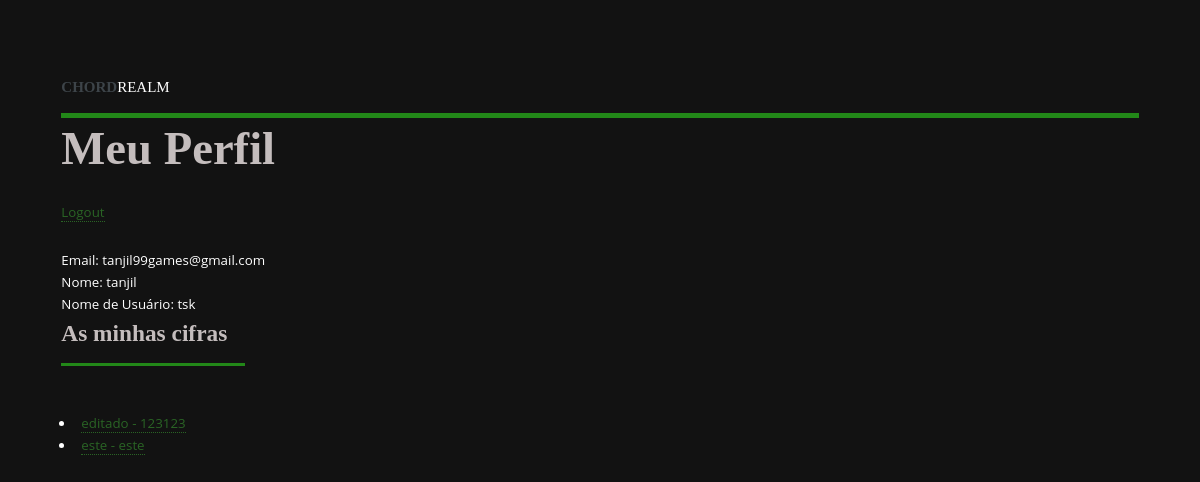
The page /PAPI/perfis.php (signed in) on the database as committed earlier.
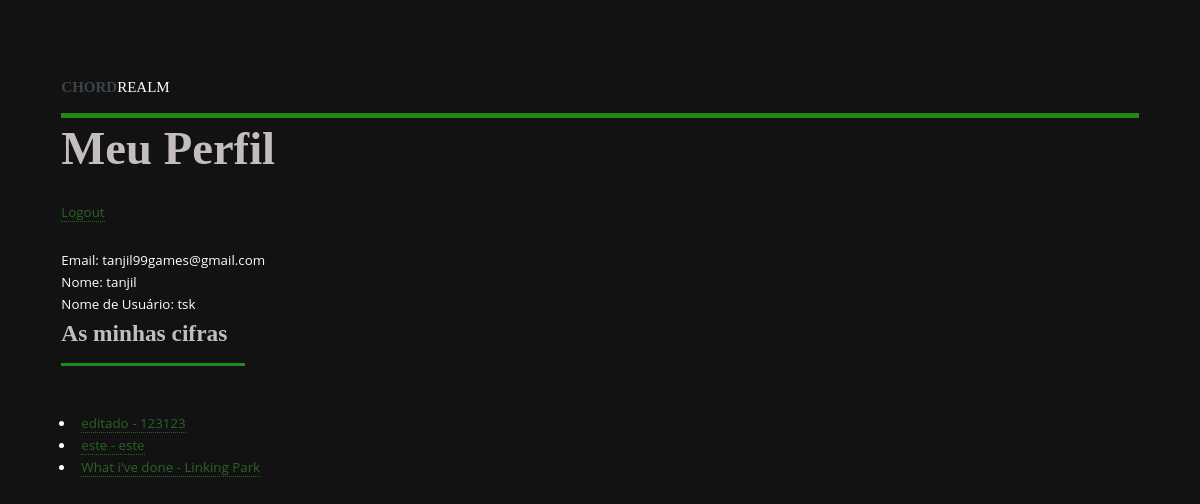
The same page on the database as committed later.
### tables this page shows
CREATE TABLE `chords_tab` (
  `id_cifra` int NOT NULL,
  `id_utilizador` int NOT NULL,
  `song_title` varchar(255) NOT NULL,
  `artist` varchar(255) NOT NULL,
  `chord_notation` text NOT NULL,
  `tab_notation` text NOT NULL,
  `video` varchar(255) NOT NULL
);

### PAPI/perfis.php (the view, shortened to what this page needs)
<!DOCTYPE HTML>
<html>
	<head>
		<link rel="stylesheet" href="assets/css/main.css" />
	</head>
	<body class="is-preload">
			<div id="wrapper">
					<div id="main">
						<div class="inner">
							<header id="header">
								<a href="indice.php" class="logo" ><strong>CHORD</strong>REALM</a>
								<div style="text-align: right;">
									</div>
								</header>
						<!DOCTYPE HTML>
<html>
<head>
</head>
<body>
	<div class="">
	<h1 >Meu Perfil</h1>
<p><a href="logout.php">Logout</a></p>
<?php
$servername = "localhost";
$username = "root";
$password = "";
$dbname = "site";
$conn = new mysqli($servername, $username, $password, $dbname);
$id = $_SESSION['id'];
$query = "SELECT Email, Nome, Nome_usuario FROM perfis WHERE ID = $id";
$result = $conn->query($query);
if ($result->num_rows > 0) {
    $row = $result->fetch_assoc();
    $email = $row["Email"];
    $nome = $row["Nome"];
    $nomeUsuario = $row["Nome_usuario"];
    echo "Email: " . $email . "<br>";
    echo "Nome: " . $nome . "<br>";
    echo "Nome de Usuário: " . $nomeUsuario . "<br>";
} else {
    echo "Nenhum usuário encontrado";
}
?>
</div>
    <div id="content">
		<header class="major"><h2>As minhas cifras</h2></header>
<?php
include_once("conexao.php");
$id = $_SESSION['id'];
$sql = "SELECT * FROM chords_tab WHERE id_utilizador = ?";
$stmt = $conn->prepare($sql);
$stmt->bind_param('i', $id);
if ($stmt->execute()) {
    $result = $stmt->get_result();
    if ($result->num_rows > 0) {
        echo "<ul>";
        while ($row = $result->fetch_assoc()) {
            echo "<li><a href='cifra_details.php?id={$row['id_cifra']}'>{$row['song_title']} - {$row['artist']}</a></li>";
        }
        echo "</ul>";
    } else {
        echo "<p>Você ainda não criou nenhuma cifra.</p>";
    }
} else {
    echo "Erro ao executar a consulta: " . $stmt->error;
}
?>
	</div>
</body>
</html>
						</div>
					</div>
	</body>
</html>

Rows that differ between the two databases and show on the page:
added chords_tab: song_title "What i've done", artist "Linking Park"
